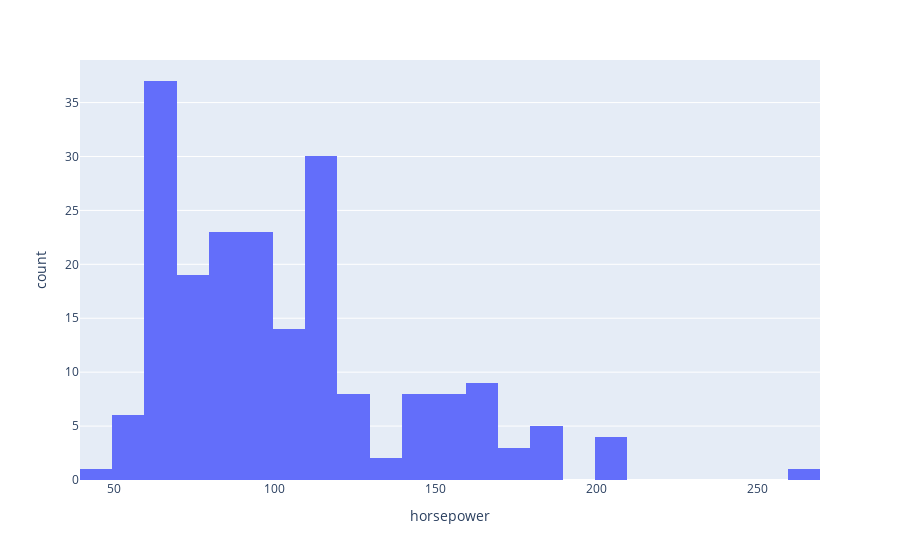

Here is the notebook cell this chart was saved with:
### Markdown cell above
### Histogram

### Code cell
his = px.histogram(df, x="horsepower")
his.show()

### Figure 1 — Plotly figure (JSON) as saved in the notebook; plotly's stock layout.template omitted (floating-point values rounded to 4 significant figures; data arrays with more than 128 entries replaced by an {"elided": "..."} marker saying what was removed)
{"data": [{"alignmentgroup": "True", "bingroup": "x", "hovertemplate": "horsepower=%{x}<br>count=%{y}<extra></extra>", "legendgroup": "", "marker": {"color": "#636efa", "pattern": {"shape": ""}}, "name": "", "offsetgroup": "", "orientation": "v", "showlegend": false, "type": "histogram", "x": {"elided": "201 int values"}, "xaxis": "x", "yaxis": "y"}], "layout": {"autosize": true, "barmode": "relative", "legend": {"tracegroupgap": 0}, "margin": {"t": 60}, "xaxis": {"anchor": "y", "autorange": true, "domain": [0, 1], "range": [39.5, 269.5], "title": {"text": "horsepower"}, "type": "linear"}, "yaxis": {"anchor": "x", "autorange": true, "domain": [0, 1], "range": [0, 38.95], "title": {"text": "count"}}}}
